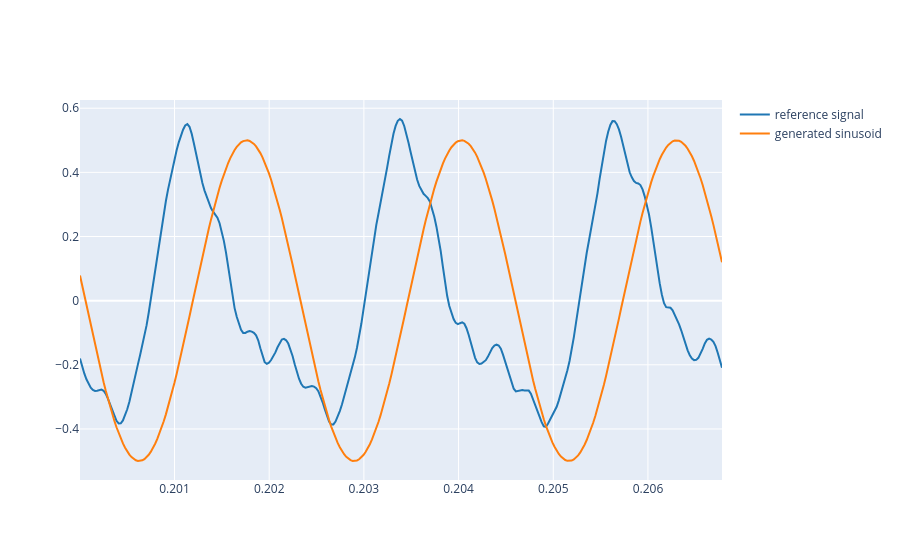

The code cell stored with this chart in its notebook:
### Markdown cell above
3.1. Create a sinusoid of the same duration than the reference signal and same frequency than the fundamental frequency. Plot it along with the audio signal of the reference recording. Plot the same time segment that 2.3. Note that the sampling rate should be the same for both signals. Try to find the values of Amplitude and initial Phase that make the two signal segments plotted to match as close as possible (do not attempt to imitate the whole signal). Matching the phase is a bit tricky.

### Code cell
import numpy as np

# parameters
fs = fs              # same sampling rate as the reference (requested)
f0 = 440.5           # frequency from 2.1
A = 0.5              # adjust amplitude to match 
phi = np.pi/4             
t = np.arange(0, len(ref)) / fs   # same duration as reference

# create sinusoid
x = A * np.cos(2 * np.pi * f0 * t + phi) # 2pif = w

# plot both signals over the same 3-period as in 2.3
t_start = 0.2
t_end = t_start + 3 * (1 / f0)

plot_signals([ref, x], fs, t_start=t_start, t_end=t_end, name=['reference signal', 'generated sinusoid'])

### Figure 1 — Plotly figure (JSON) as saved in the notebook; plotly's stock layout.template omitted (floating-point values rounded to 4 significant figures; data arrays with more than 128 entries replaced by an {"elided": "..."} marker saying what was removed)
{"data": [{"line": {"color": "#1f77b4", "shape": "linear"}, "mode": "lines", "name": "reference signal", "type": "scatter", "x": {"elided": "300 float values"}, "y": {"elided": "300 float values"}}, {"line": {"color": "#ff7f0e", "shape": "linear"}, "mode": "lines", "name": "generated sinusoid", "type": "scatter", "x": {"elided": "300 float values"}, "y": {"elided": "300 float values"}}], "layout": {}}
